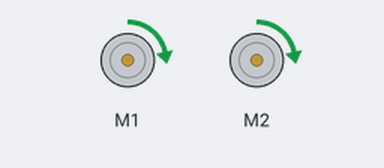
Simulated run of this program. Board: BBC micro:bit (MakeCode). On the bench: 2 × DC motor (green arrow = forward, orange = backward, longer = faster).

Above: at 0.1 s.
Timing chart, 0 to 9.3 s (numbered marks = the images above):
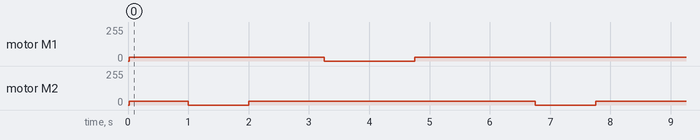

The program:

main.ts
```typescript
let velocidad = 30
let tiempo_de_espera = 1000
maqueen.motorRun(maqueen.Motors.All, maqueen.Dir.CW, velocidad)
basic.pause(tiempo_de_espera)
maqueen.motorStop(maqueen.Motors.M2)
maqueen.motorRun(maqueen.Motors.M1, maqueen.Dir.CW, velocidad)
basic.pause(tiempo_de_espera)
maqueen.motorRun(maqueen.Motors.All, maqueen.Dir.CW, velocidad)
basic.pause(1250)
maqueen.motorStop(maqueen.Motors.M1)
maqueen.motorRun(maqueen.Motors.M2, maqueen.Dir.CW, velocidad)
basic.pause(1500)
maqueen.motorRun(maqueen.Motors.All, maqueen.Dir.CW, velocidad)
basic.pause(tiempo_de_espera)
maqueen.motorRun(maqueen.Motors.All, maqueen.Dir.CW, velocidad)
basic.pause(tiempo_de_espera)
maqueen.motorStop(maqueen.Motors.M2)
maqueen.motorRun(maqueen.Motors.M1, maqueen.Dir.CW, velocidad)
basic.pause(1000)
maqueen.motorRun(maqueen.Motors.All, maqueen.Dir.CW, velocidad)
basic.pause(500)
basic.forever(function () {

})
```

test.ts
```typescript
// aquí va el archivo "tests"; esto no se compilará cuando este paquete se utilice como una extensión.
```
